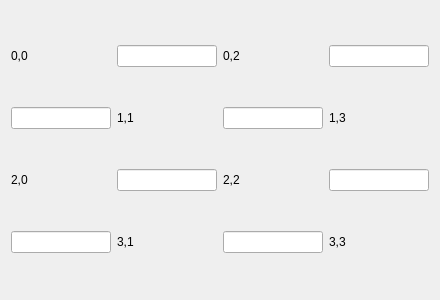
<?xml version="1.0" encoding="UTF-8"?>
<ui version="4.0"><class>Dialog</class><widget class="QDialog" name="Dialog"><property name="geometry"><rect><x>0</x><y>0</y><width>440</width><height>300</height></rect></property><property name="windowTitle"><string>#024 grid/109_dense_4x4</string></property><layout class="QGridLayout" name="gridLayout"><property name="leftMargin"><number>11</number></property><property name="topMargin"><number>11</number></property><property name="rightMargin"><number>11</number></property><property name="bottomMargin"><number>11</number></property><property name="spacing"><number>6</number></property><item row="0" column="0"><widget class="QLabel" name="l00"><property name="text"><string>0,0</string></property></widget></item><item row="0" column="1"><widget class="QLineEdit" name="e01"></widget></item><item row="0" column="2"><widget class="QLabel" name="l02"><property name="text"><string>0,2</string></property></widget></item><item row="0" column="3"><widget class="QLineEdit" name="e03"></widget></item><item row="1" column="0"><widget class="QLineEdit" name="e10"></widget></item><item row="1" column="1"><widget class="QLabel" name="l11"><property name="text"><string>1,1</string></property></widget></item><item row="1" column="2"><widget class="QLineEdit" name="e12"></widget></item><item row="1" column="3"><widget class="QLabel" name="l13"><property name="text"><string>1,3</string></property></widget></item><item row="2" column="0"><widget class="QLabel" name="l20"><property name="text"><string>2,0</string></property></widget></item><item row="2" column="1"><widget class="QLineEdit" name="e21"></widget></item><item row="2" column="2"><widget class="QLabel" name="l22"><property name="text"><string>2,2</string></property></widget></item><item row="2" column="3"><widget class="QLineEdit" name="e23"></widget></item><item row="3" column="0"><widget class="QLineEdit" name="e30"></widget></item><item row="3" column="1"><widget class="QLabel" name="l31"><property name="text"><string>3,1</string></property></widget></item><item row="3" column="2"><widget class="QLineEdit" name="e32"></widget></item><item row="3" column="3"><widget class="QLabel" name="l33"><property name="text"><string>3,3</string></property></widget></item></layout></widget></ui>
